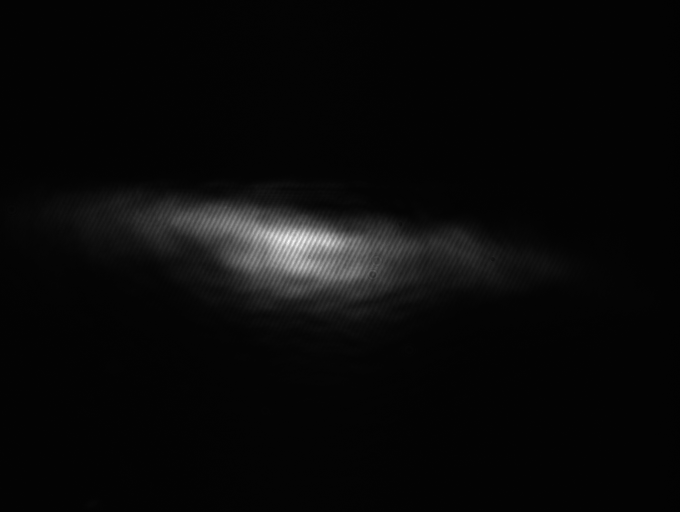
#> input picture lasers/beamprofiler/cylindrical_expanded_beamprofile_#001.bmp, 1360 x 1024 px (shown at 1/2 size)
$ jupyter execute --allow-errors 'Thorlabs BCN106N analysis.ipynb'
#> lines starting #> are read from the running program, lines starting #| are printed output that depends on the picture
[cell 1]
import imageio
import matplotlib
import numpy as np
from PIL import Image
from matplotlib import cm
from scipy import ndimage
import matplotlib.pyplot as plt
from scipy.optimize import curve_fit
from matplotlib.colors import LogNorm
import matplotlib.gridspec as gridspec
from mpl_toolkits.mplot3d import axes3d, Axes3D

[cell 2]
def set_fontsize(ax, fs):
    ax.title.set_fontsize(fs*1.3)
    ax.xaxis.label.set_fontsize(fs)
    ax.yaxis.label.set_fontsize(fs)
    ax.tick_params(axis='both', which='major', labelsize=fs)
    ax.tick_params(axis='both', which='minor', labelsize=fs/1.25)

# Thorlabs BC106N-UV

Beamprofile of the cylindrically expanded beam for rotational cooling.

[cell 3]
def transformation(coordinates, im, scale):
    return -(coordinates[0] - im.shape[0]//2)*scale,\
           (coordinates[1] - im.shape[1]//2)*scale

[cell 4]
im = imageio.imread('cylindrical_expanded_beamprofile_#001.bmp')[:,:,0]
#> im: shape (1024, 1360); min 1, max 255, mean 9.1
# center_of_mass = ndimage.measurements.center_of_mass(im)
center_of_mass = np.array(np.where(im == im.max())).flatten()
#> center_of_mass = [482, 588]

[cell 5]
com = plt.Circle(transformation(center_of_mass, im, 6.45)[::-1], 30*6.45, edgecolor = 'r', fill = False, linewidth = 2)
fig, ax = plt.subplots(figsize = (12,12))
ax.imshow(im, aspect = 'equal', extent = np.array([-im.shape[1]//2, im.shape[1]//2, -im.shape[0]//2, im.shape[0]//2])*6.45,
          cmap = 'nipy_spectral')
ax.add_artist(com)
ax.axhline(transformation(center_of_mass, im, 6.45)[0], color = 'r', linestyle = '--')
ax.axvline(transformation(center_of_mass, im, 6.45)[1], color = 'r', linestyle = '--');
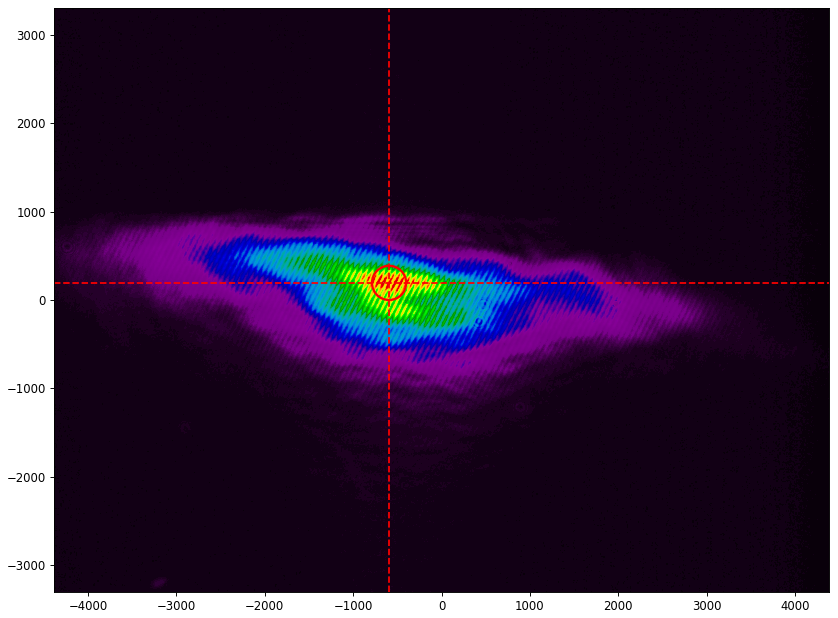
#> figure drawn by matplotlib, 1 panel

[cell 6]
com = plt.Circle(transformation(center_of_mass, im, 6.45)[::-1], 30*6.45, edgecolor = 'r', fill = False, linewidth = 2)
fig, ax = plt.subplots(figsize = (12,12))
ax.imshow(im, aspect = 'equal', extent = np.array([-im.shape[1]//2, im.shape[1]//2, -im.shape[0]//2, im.shape[0]//2])*6.45,
          cmap = 'gist_ncar')
ax.add_artist(com)
ax.axhline(transformation(center_of_mass, im, 6.45)[0], color = 'r', linestyle = '--')
ax.axvline(transformation(center_of_mass, im, 6.45)[1], color = 'r', linestyle = '--');
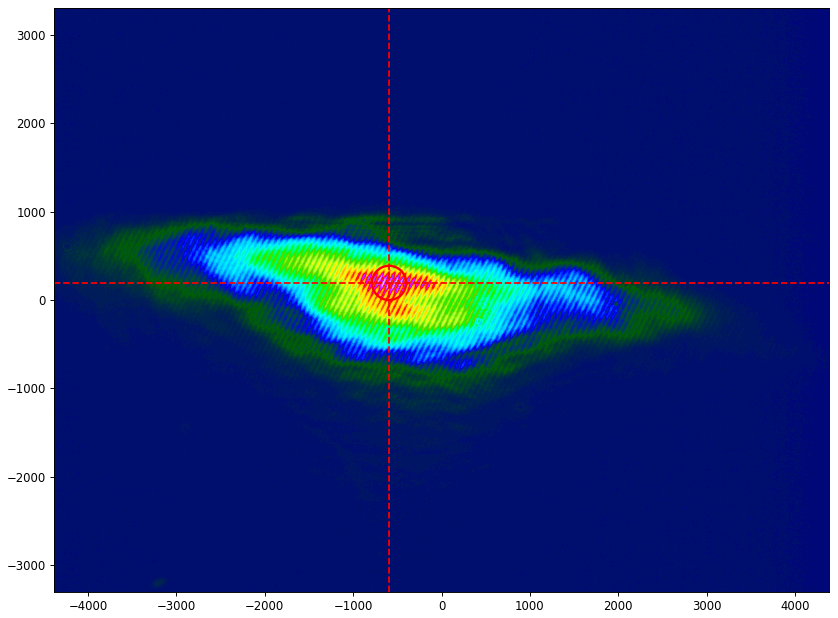
#> figure drawn by matplotlib, 1 panel

[cell 7]
com = plt.Circle(transformation(center_of_mass, im, 6.45)[::-1], 30*6.45, edgecolor = 'r', fill = False, linewidth = 2)
fig, ax = plt.subplots(figsize = (12,12))
ax.imshow(im, aspect = 'equal', extent = np.array([-im.shape[1]//2, im.shape[1]//2, -im.shape[0]//2, im.shape[0]//2])*6.45,
          cmap = 'gist_stern')
ax.add_artist(com)
ax.axhline(transformation(center_of_mass, im, 6.45)[0], color = 'r', linestyle = '--')
ax.axvline(transformation(center_of_mass, im, 6.45)[1], color = 'r', linestyle = '--');
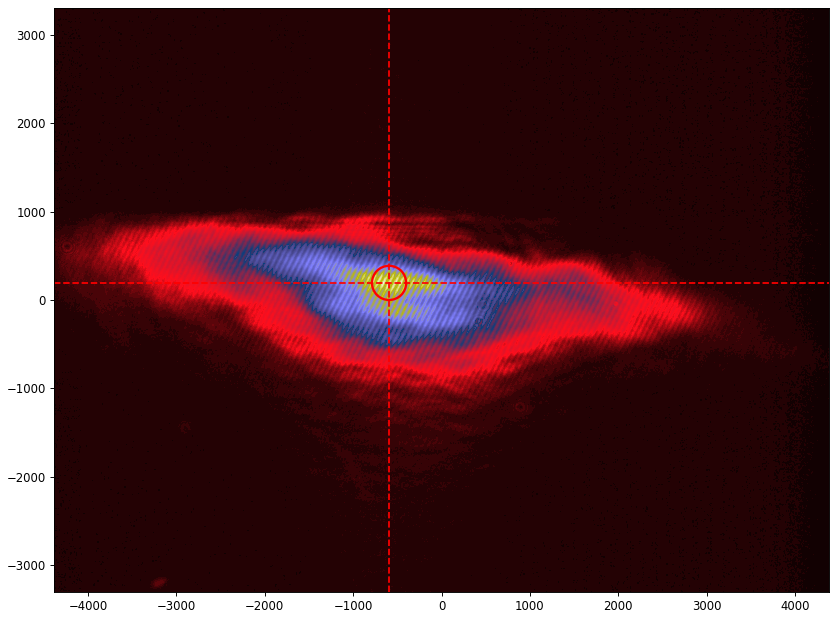
#> figure drawn by matplotlib, 1 panel

[cell 8]
def plot_BCN106N(im, scaling, scale_xy = 6.45, scale_z = None, units_xy = '$\mu$m', units_z = None, normed_y = True,
                 origin_center = True):
    """
    Plot beamprofile taken with Thorlabs BCN106N camera

    Parameters:
    im             : 2D numpy array of beam profiler image
    scaling        : total scaling of the figure
    scale_xy       : scaling of pixels in xy plane to the specified xy units
    scale_z        : scaling of color values to the specified z units
    units_xy       : units of x,y coordinates
    units_z        : units of color values
    normed_y       : normalize color values if True
    origin_center  : set origin to middle of image if True

    """
#> called with scaling = 3, scale_xy = 6.45, units_xy = '$\\mu$m', normed_y = True, origin_center = True

    def transformation(coordinates, im, scale, origin_center):
        if origin_center:
            return -(coordinates[0] - im.shape[0]//2)*scale,\
                   (coordinates[1] - im.shape[1]//2)*scale
        else:
            return (im.shape[0]-coordinates[0])*scale, coordinates[1]*scale

    def gaussian(x, a, mu, sigma):
        return a*np.exp(-(x-mu)**2/(2*sigma**2))

    def set_fontsize(ax, fs):
        ax.title.set_fontsize(fs*1.3)
        ax.xaxis.label.set_fontsize(fs)
        ax.yaxis.label.set_fontsize(fs)
        ax.tick_params(axis='both', which='major', labelsize=fs)
        ax.tick_params(axis='both', which='minor', labelsize=fs/1.25)

    # finding the center of the beam spot
    center_peak = np.array(np.where(im == im.max())).flatten()
#> center_peak = [482, 588]
    curve_x = im[center_peak[0], :]
#> curve_x = 1360 values, max 255 at index 588, min 2 at index 1165, mean 49.09
    curve_y = im[:,center_peak[1]][::-1]
#> curve_y = 1024 values, max 255 at index 541, min 3 at index 1, mean 26.28

    # transforming the center of the peak into the coordinates used for the plot
    center_peak = transformation(center_peak, im, scale_xy, origin_center)
#> center_peak = (193.5, -593.4)

    # normalizing or scaling z
    if normed_y:
        curve_x = curve_x/im.max()
#> curve_x = 1360 values, max 1 at index 588, min 0.00784 at index 1165, mean 0.193
        curve_y = curve_y/im.max()
#> curve_y = 1024 values, max 1 at index 541, min 0.0118 at index 1, mean 0.103
    elif not isinstance(y_scale, type(None)):
        curve_x *= scale_z
        curve_y *= scale_z


    w, h = matplotlib.figure.figaspect(im.shape[1]/im.shape[0])*scaling
#> w = 12; h = 15.94
    fig = plt.figure(figsize=(h,w+0.11*scaling))
    gs = fig.add_gridspec(nrows = 12, ncols = 12, wspace = 0, hspace = 0)

    # Define the positions of the subplots.
    ax0 = fig.add_subplot(gs[2:12, :10])
    axx = fig.add_subplot(gs[:2, :10], sharex = ax0)
    axy = fig.add_subplot(gs[2:12, 10:12], sharey = ax0)

    # making tick marks on side plots with projections invisible
    axx.get_xaxis().set_visible(False)
    axy.get_yaxis().set_visible(False)

    # extent for imshow to transfrom pixels into specified units
    if origin_center:
        extent = np.array([-im.shape[1]//2, im.shape[1]//2, -im.shape[0]//2, im.shape[0]//2])*scale_xy
#> extent = [-4386, 4386, -3302.4, 3302.4]
    else:
        extent = np.array([0,im.shape[1], 0, im.shape[0]])*scale_xy

    img = ax0.imshow(im, aspect = 'equal', extent = extent, cmap = 'gist_stern')

    # plotting circle and lines to indicate center of the peak
    com = plt.Circle(center_peak[::-1], 0.03*im.shape[0]*scale_xy, edgecolor = 'w', fill = False, linewidth = 2)
    ax0.axhline(center_peak[0], color = 'w', linestyle = '--')
    ax0.axvline(center_peak[1], color = 'w', linestyle = '--')
    ax0.add_artist(com)

    ax0.set_xlabel(f'{units_xy}')
    ax0.set_ylabel(f'{units_xy}')

    # x and y coordinates for the projections
    x = np.linspace(*img.get_extent()[:2], im.shape[1])
#> x = 1360 values from -4386 to 4386
    y = np.linspace(*img.get_extent()[2:], im.shape[0])
#> y = 1024 values from -3302.4 to 3302.4

    # fitting gaussians on the projections
    popt_x, pcov_x = curve_fit(gaussian, x, curve_x, p0 = (curve_x.max(), x[curve_x.argmax()], len(curve_x)/4))
#> popt_x = [0.755, -492.9, 782.1]; pcov_x = [[2.85e-05, 2.22e-10, -0.0197], [2.22e-10, 40.76, -2.21e-07], [-0.0197, -2.21e-07, 40.76]]
    popt_y, pcov_y = curve_fit(gaussian, y, curve_y, p0 = (curve_y.max(), y[curve_y.argmax()], len(curve_y)/4))
#> popt_y = [0.766, 70.51, 311.5]; pcov_y = [[2.91e-05, -1.2e-11, -0.00789], [-1.2e-11, 6.42, -1.89e-09], [-0.00789, -1.89e-09, 6.42]]

    # plotting projections
    axx.plot(x, curve_x)
    axx.set_xlim((x.min(), x.max()))
    axy.plot(curve_y, y)
    axy.set_ylim((y.min(), y.max()))

    axx.plot(x, gaussian(x, *popt_x), 'C3', lw = 2)
    axy.plot(gaussian(y, *popt_y), y, 'C3', lw = 2)

    # text box with center of peak and 4 sigma beam width
    textstr = f"pos = ({center_peak[1]:.1f} {units_xy}, {center_peak[0]:.1f} {units_xy})\n"
    textstr += f"4$\sigma_x$ width = {np.abs(popt_x[2])*8:.1f} {units_xy}\n"
    textstr += f"4$\sigma_y$ width = {np.abs(popt_y[2])*8:.1f} {units_xy}"
    props = dict(boxstyle='round', facecolor='w', alpha=1)

    # place a text box in upper left in axes coords
    ax0.text(0.025, 0.975, textstr, transform=ax0.transAxes, fontsize=14/3*scaling,
            verticalalignment='top', bbox=props)

    set_fontsize(ax0, 14/3*scaling)
    set_fontsize(axx, 14/3*scaling)
    set_fontsize(axy, 14/3*scaling)

    if normed_y:
    # making tick marks of height on side plots with projections invisible
        axx.get_yaxis().set_visible(False)
        axy.get_xaxis().set_visible(False)

    return fig, (ax0, axx, axy)

[cell 9]
plot_BCN106N(im, 3, origin_center = True)
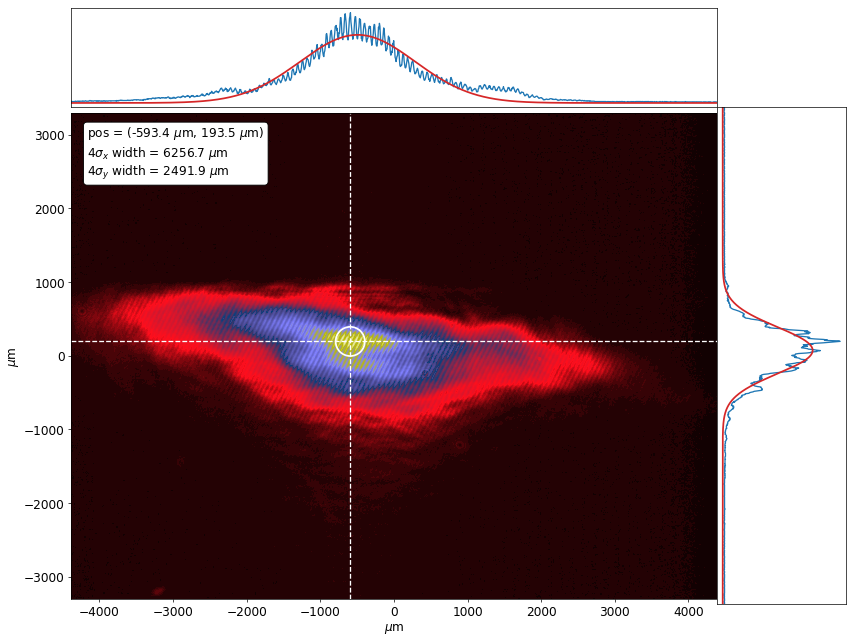
#> figure drawn by matplotlib, 3 panels; panel 2: curve peaks at x = -590.6, y = 1; panel 2: curve peaks at x = -493.8, y = 0.755

[cell 10]
scaling = 5
im_resized = Image.fromarray(np.uint8(im))
im_resized = im_resized.resize( (im_resized.width // scaling, im_resized.height // scaling))
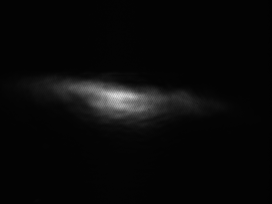
#> im_resized: PIL image 272x204 L; min 2, max 227, mean 9.1
xx, yy = np.mgrid[0:np.array(im_resized).shape[0], 0:np.array(im_resized).shape[1]]

fig = plt.figure(figsize = (12,10))
#> (the rest of this cell did not finish here and is left out)
